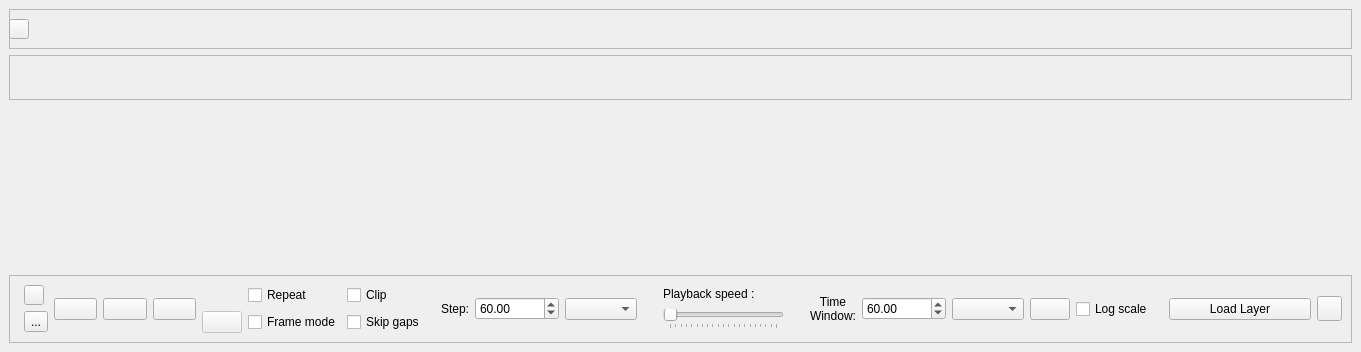
<?xml version="1.0" encoding="UTF-8"?>
<ui version="4.0">
 <class>QTDC_DockWidget</class>
 <widget class="QDockWidget" name="QTDC_DockWidget">
  <property name="geometry">
   <rect>
    <x>0</x>
    <y>0</y>
    <width>1361</width>
    <height>352</height>
   </rect>
  </property>
  <property name="sizePolicy">
   <sizepolicy hsizetype="Preferred" vsizetype="Preferred">
    <horstretch>0</horstretch>
    <verstretch>0</verstretch>
   </sizepolicy>
  </property>
  <property name="toolTip">
   <string/>
  </property>
  <property name="windowTitle">
   <string>QTDC</string>
  </property>
  <widget class="QWidget" name="dockWidgetContents">
   <layout class="QGridLayout" name="gridLayout">
    <item row="0" column="0">
     <widget class="QFrame" name="frame">
      <property name="sizePolicy">
       <sizepolicy hsizetype="MinimumExpanding" vsizetype="Fixed">
        <horstretch>0</horstretch>
        <verstretch>0</verstretch>
       </sizepolicy>
      </property>
      <property name="minimumSize">
       <size>
        <width>0</width>
        <height>40</height>
       </size>
      </property>
      <property name="frameShape">
       <enum>QFrame::StyledPanel</enum>
      </property>
      <property name="frameShadow">
       <enum>QFrame::Raised</enum>
      </property>
      <widget class="QLabel" name="tdcLabel">
       <property name="geometry">
        <rect>
         <x>30</x>
         <y>10</y>
         <width>491</width>
         <height>15</height>
        </rect>
       </property>
       <property name="sizePolicy">
        <sizepolicy hsizetype="MinimumExpanding" vsizetype="Fixed">
         <horstretch>0</horstretch>
         <verstretch>0</verstretch>
        </sizepolicy>
       </property>
       <property name="minimumSize">
        <size>
         <width>0</width>
         <height>15</height>
        </size>
       </property>
       <property name="maximumSize">
        <size>
         <width>16777215</width>
         <height>15</height>
        </size>
       </property>
       <property name="text">
        <string/>
       </property>
      </widget>
      <widget class="QPushButton" name="zoomfullButton">
       <property name="geometry">
        <rect>
         <x>0</x>
         <y>10</y>
         <width>20</width>
         <height>20</height>
        </rect>
       </property>
       <property name="maximumSize">
        <size>
         <width>20</width>
         <height>20</height>
        </size>
       </property>
       <property name="toolTip">
        <string>Zoom out to all data</string>
       </property>
       <property name="text">
        <string/>
       </property>
       <property name="icon">
        <iconset>
         <normaloff>:/plugins/QgisTDC/icons/absoluteTime_16x16.png</normaloff>:/plugins/QgisTDC/icons/absoluteTime_16x16.png</iconset>
       </property>
      </widget>
      <widget class="QLabel" name="durationLabel">
       <property name="geometry">
        <rect>
         <x>570</x>
         <y>10</y>
         <width>461</width>
         <height>16</height>
        </rect>
       </property>
       <property name="sizePolicy">
        <sizepolicy hsizetype="Minimum" vsizetype="Fixed">
         <horstretch>0</horstretch>
         <verstretch>0</verstretch>
        </sizepolicy>
       </property>
       <property name="minimumSize">
        <size>
         <width>0</width>
         <height>15</height>
        </size>
       </property>
       <property name="text">
        <string/>
       </property>
       <property name="alignment">
        <set>Qt::AlignRight|Qt::AlignTrailing|Qt::AlignVCenter</set>
       </property>
      </widget>
     </widget>
    </item>
    <item row="1" column="0">
     <widget class="QFrame" name="overviewBaseWidget">
      <property name="sizePolicy">
       <sizepolicy hsizetype="Preferred" vsizetype="Maximum">
        <horstretch>0</horstretch>
        <verstretch>0</verstretch>
       </sizepolicy>
      </property>
      <property name="maximumSize">
       <size>
        <width>16777215</width>
        <height>45</height>
       </size>
      </property>
      <property name="frameShape">
       <enum>QFrame::StyledPanel</enum>
      </property>
      <property name="frameShadow">
       <enum>QFrame::Raised</enum>
      </property>
     </widget>
    </item>
    <item row="3" column="0">
     <widget class="QFrame" name="frame_2">
      <property name="sizePolicy">
       <sizepolicy hsizetype="MinimumExpanding" vsizetype="Fixed">
        <horstretch>0</horstretch>
        <verstretch>0</verstretch>
       </sizepolicy>
      </property>
      <property name="minimumSize">
       <size>
        <width>0</width>
        <height>40</height>
       </size>
      </property>
      <property name="frameShape">
       <enum>QFrame::StyledPanel</enum>
      </property>
      <property name="frameShadow">
       <enum>QFrame::Raised</enum>
      </property>
      <property name="midLineWidth">
       <number>1</number>
      </property>
      <layout class="QHBoxLayout" name="horizontalLayout_2">
       <item>
        <layout class="QVBoxLayout" name="verticalLayout">
         <property name="leftMargin">
          <number>5</number>
         </property>
         <item>
          <widget class="QToolButton" name="hotkeyButton">
           <property name="maximumSize">
            <size>
             <width>20</width>
             <height>20</height>
            </size>
           </property>
           <property name="text">
            <string/>
           </property>
           <property name="icon">
            <iconset>
             <normaloff>:/plugins/QgisTDC/icons/info_16.png</normaloff>:/plugins/QgisTDC/icons/info_16.png</iconset>
           </property>
          </widget>
         </item>
         <item>
          <widget class="QToolButton" name="TDCsettingsButton">
           <property name="toolTip">
            <string>Settings</string>
           </property>
           <property name="text">
            <string>...</string>
           </property>
           <property name="icon">
            <iconset>
             <normaloff>:/plugins/QgisTDC/icons/settings_16.png</normaloff>:/plugins/QgisTDC/icons/settings_16.png</iconset>
           </property>
          </widget>
         </item>
        </layout>
       </item>
       <item>
        <layout class="QHBoxLayout" name="horizontalLayout">
         <item>
          <widget class="QPushButton" name="backButton">
           <property name="sizePolicy">
            <sizepolicy hsizetype="Minimum" vsizetype="Fixed">
             <horstretch>0</horstretch>
             <verstretch>0</verstretch>
            </sizepolicy>
           </property>
           <property name="toolTip">
            <string>Step back (hotkey: 'A')</string>
           </property>
           <property name="autoFillBackground">
            <bool>true</bool>
           </property>
           <property name="text">
            <string/>
           </property>
           <property name="icon">
            <iconset>
             <normaloff>:/plugins/QgisTDC/icons/back.png</normaloff>:/plugins/QgisTDC/icons/back.png</iconset>
           </property>
           <property name="shortcut">
            <string>A</string>
           </property>
          </widget>
         </item>
         <item>
          <widget class="QPushButton" name="goButton">
           <property name="sizePolicy">
            <sizepolicy hsizetype="Minimum" vsizetype="Fixed">
             <horstretch>0</horstretch>
             <verstretch>0</verstretch>
            </sizepolicy>
           </property>
           <property name="toolTip">
            <string>Play/Pause (hotkey: 'Z')</string>
           </property>
           <property name="autoFillBackground">
            <bool>true</bool>
           </property>
           <property name="text">
            <string/>
           </property>
           <property name="icon">
            <iconset>
             <normaloff>:/plugins/QgisTDC/icons/play.png</normaloff>:/plugins/QgisTDC/icons/play.png</iconset>
           </property>
           <property name="shortcut">
            <string>X</string>
           </property>
           <property name="checkable">
            <bool>false</bool>
           </property>
          </widget>
         </item>
         <item>
          <widget class="QPushButton" name="stepButton">
           <property name="sizePolicy">
            <sizepolicy hsizetype="Minimum" vsizetype="Fixed">
             <horstretch>0</horstretch>
             <verstretch>0</verstretch>
            </sizepolicy>
           </property>
           <property name="toolTip">
            <string>Step forward (hotkey: 'S')</string>
           </property>
           <property name="autoFillBackground">
            <bool>true</bool>
           </property>
           <property name="text">
            <string/>
           </property>
           <property name="icon">
            <iconset>
             <normaloff>:/plugins/QgisTDC/icons/forward.png</normaloff>:/plugins/QgisTDC/icons/forward.png</iconset>
           </property>
           <property name="shortcut">
            <string>S</string>
           </property>
          </widget>
         </item>
        </layout>
       </item>
       <item>
        <layout class="QGridLayout" name="gridLayout_2">
         <item row="0" column="1">
          <widget class="QCheckBox" name="repeatBox">
           <property name="sizePolicy">
            <sizepolicy hsizetype="Minimum" vsizetype="Fixed">
             <horstretch>0</horstretch>
             <verstretch>0</verstretch>
            </sizepolicy>
           </property>
           <property name="minimumSize">
            <size>
             <width>0</width>
             <height>0</height>
            </size>
           </property>
           <property name="maximumSize">
            <size>
             <width>16777215</width>
             <height>16777215</height>
            </size>
           </property>
           <property name="text">
            <string>Repeat</string>
           </property>
          </widget>
         </item>
         <item row="0" column="2">
          <widget class="QCheckBox" name="viewLimitBox">
           <property name="toolTip">
            <string>Limit playback to visible range of histograms</string>
           </property>
           <property name="text">
            <string>Clip</string>
           </property>
          </widget>
         </item>
         <item row="1" column="1">
          <widget class="QCheckBox" name="frameModeBox">
           <property name="sizePolicy">
            <sizepolicy hsizetype="Minimum" vsizetype="Fixed">
             <horstretch>0</horstretch>
             <verstretch>0</verstretch>
            </sizepolicy>
           </property>
           <property name="maximumSize">
            <size>
             <width>16777215</width>
             <height>16777215</height>
            </size>
           </property>
           <property name="toolTip">
            <string>Advance by frame size</string>
           </property>
           <property name="text">
            <string>Frame mode</string>
           </property>
          </widget>
         </item>
         <item row="1" column="2">
          <widget class="QCheckBox" name="skipBox">
           <property name="toolTip">
            <string>Skip data gaps, ignore &quot;visible off&quot; layers</string>
           </property>
           <property name="text">
            <string>Skip gaps</string>
           </property>
          </widget>
         </item>
         <item row="1" column="0">
          <widget class="QPushButton" name="captureButton">
           <property name="enabled">
            <bool>false</bool>
           </property>
           <property name="toolTip">
            <string>Capture frame mode playback to image files</string>
           </property>
           <property name="text">
            <string/>
           </property>
           <property name="icon">
            <iconset>
             <normaloff>:/plugins/QgisTDC/icons/camera_24.png</normaloff>
             <activeon>:/plugins/QgisTDC/icons/camera_red_24.png</activeon>
             <selectedon>:/plugins/QgisTDC/icons/camera_red_24.png</selectedon>:/plugins/QgisTDC/icons/camera_24.png</iconset>
           </property>
           <property name="checkable">
            <bool>true</bool>
           </property>
          </widget>
         </item>
        </layout>
       </item>
       <item>
        <layout class="QHBoxLayout" name="horizontalLayout_3">
         <property name="leftMargin">
          <number>10</number>
         </property>
         <property name="rightMargin">
          <number>10</number>
         </property>
         <item alignment="Qt::AlignRight">
          <widget class="QLabel" name="stepLabel">
           <property name="enabled">
            <bool>true</bool>
           </property>
           <property name="sizePolicy">
            <sizepolicy hsizetype="Minimum" vsizetype="Fixed">
             <horstretch>0</horstretch>
             <verstretch>0</verstretch>
            </sizepolicy>
           </property>
           <property name="maximumSize">
            <size>
             <width>16777215</width>
             <height>16777215</height>
            </size>
           </property>
           <property name="text">
            <string>Step:</string>
           </property>
          </widget>
         </item>
         <item>
          <widget class="QDoubleSpinBox" name="stepsizeBox">
           <property name="sizePolicy">
            <sizepolicy hsizetype="Minimum" vsizetype="Fixed">
             <horstretch>0</horstretch>
             <verstretch>0</verstretch>
            </sizepolicy>
           </property>
           <property name="accelerated">
            <bool>true</bool>
           </property>
           <property name="maximum">
            <double>2147483647.000000000000000</double>
           </property>
           <property name="singleStep">
            <double>1.000000000000000</double>
           </property>
           <property name="value">
            <double>60.000000000000000</double>
           </property>
          </widget>
         </item>
         <item>
          <widget class="QComboBox" name="stepUnitsBox">
           <property name="sizePolicy">
            <sizepolicy hsizetype="Preferred" vsizetype="Fixed">
             <horstretch>0</horstretch>
             <verstretch>0</verstretch>
            </sizepolicy>
           </property>
          </widget>
         </item>
        </layout>
       </item>
       <item>
        <layout class="QVBoxLayout" name="verticalLayout_2">
         <property name="leftMargin">
          <number>10</number>
         </property>
         <property name="rightMargin">
          <number>10</number>
         </property>
         <item>
          <widget class="QLabel" name="speedLabel">
           <property name="sizePolicy">
            <sizepolicy hsizetype="Minimum" vsizetype="Fixed">
             <horstretch>0</horstretch>
             <verstretch>0</verstretch>
            </sizepolicy>
           </property>
           <property name="text">
            <string>Playback speed :</string>
           </property>
          </widget>
         </item>
         <item>
          <widget class="QSlider" name="speedSlider">
           <property name="sizePolicy">
            <sizepolicy hsizetype="Preferred" vsizetype="Fixed">
             <horstretch>0</horstretch>
             <verstretch>0</verstretch>
            </sizepolicy>
           </property>
           <property name="minimumSize">
            <size>
             <width>0</width>
             <height>0</height>
            </size>
           </property>
           <property name="maximumSize">
            <size>
             <width>16777215</width>
             <height>16777215</height>
            </size>
           </property>
           <property name="maximum">
            <number>20</number>
           </property>
           <property name="pageStep">
            <number>1</number>
           </property>
           <property name="orientation">
            <enum>Qt::Horizontal</enum>
           </property>
           <property name="tickPosition">
            <enum>QSlider::TicksBelow</enum>
           </property>
          </widget>
         </item>
        </layout>
       </item>
       <item>
        <layout class="QHBoxLayout" name="horizontalLayout_4">
         <property name="leftMargin">
          <number>10</number>
         </property>
         <property name="rightMargin">
          <number>10</number>
         </property>
         <item alignment="Qt::AlignRight">
          <widget class="QLabel" name="label_2">
           <property name="sizePolicy">
            <sizepolicy hsizetype="Minimum" vsizetype="Fixed">
             <horstretch>0</horstretch>
             <verstretch>0</verstretch>
            </sizepolicy>
           </property>
           <property name="minimumSize">
            <size>
             <width>0</width>
             <height>0</height>
            </size>
           </property>
           <property name="maximumSize">
            <size>
             <width>16777215</width>
             <height>16777215</height>
            </size>
           </property>
           <property name="text">
            <string>Time
Window:</string>
           </property>
           <property name="alignment">
            <set>Qt::AlignCenter</set>
           </property>
          </widget>
         </item>
         <item>
          <widget class="QDoubleSpinBox" name="historyBox">
           <property name="accelerated">
            <bool>true</bool>
           </property>
           <property name="minimum">
            <double>0.010000000000000</double>
           </property>
           <property name="maximum">
            <double>2147483647.000000000000000</double>
           </property>
           <property name="singleStep">
            <double>1.000000000000000</double>
           </property>
           <property name="value">
            <double>60.000000000000000</double>
           </property>
          </widget>
         </item>
         <item>
          <widget class="QComboBox" name="historyUnitsBox"/>
         </item>
         <item>
          <widget class="QPushButton" name="timeWindowSettings">
           <property name="sizePolicy">
            <sizepolicy hsizetype="Fixed" vsizetype="Fixed">
             <horstretch>0</horstretch>
             <verstretch>0</verstretch>
            </sizepolicy>
           </property>
           <property name="minimumSize">
            <size>
             <width>20</width>
             <height>20</height>
            </size>
           </property>
           <property name="toolTip">
            <string>Set ABSOLUTE time window limits</string>
           </property>
           <property name="text">
            <string/>
           </property>
           <property name="icon">
            <iconset>
             <normaloff>:/plugins/QgisTDC/icons/timewindow_24.png</normaloff>:/plugins/QgisTDC/icons/timewindow_24.png</iconset>
           </property>
          </widget>
         </item>
         <item>
          <widget class="QCheckBox" name="logscaleBox">
           <property name="text">
            <string>Log scale</string>
           </property>
          </widget>
         </item>
        </layout>
       </item>
       <item>
        <layout class="QHBoxLayout" name="horizontalLayout_5">
         <item>
          <widget class="QPushButton" name="loadButton">
           <property name="text">
            <string>Load Layer</string>
           </property>
          </widget>
         </item>
        </layout>
       </item>
       <item>
        <widget class="QToolButton" name="helpButton">
         <property name="minimumSize">
          <size>
           <width>25</width>
           <height>25</height>
          </size>
         </property>
         <property name="maximumSize">
          <size>
           <width>25</width>
           <height>25</height>
          </size>
         </property>
         <property name="toolTip">
          <string>Help page</string>
         </property>
         <property name="text">
          <string/>
         </property>
         <property name="icon">
          <iconset>
           <normaloff>:/plugins/QgisTDC/icons/about20.png</normaloff>:/plugins/QgisTDC/icons/about20.png</iconset>
         </property>
         <property name="iconSize">
          <size>
           <width>18</width>
           <height>18</height>
          </size>
         </property>
        </widget>
       </item>
      </layout>
     </widget>
    </item>
    <item row="2" column="0">
     <widget class="QWidget" name="timelineBaseWidget" native="true"/>
    </item>
   </layout>
  </widget>
 </widget>
 <resources/>
 <connections/>
</ui>
